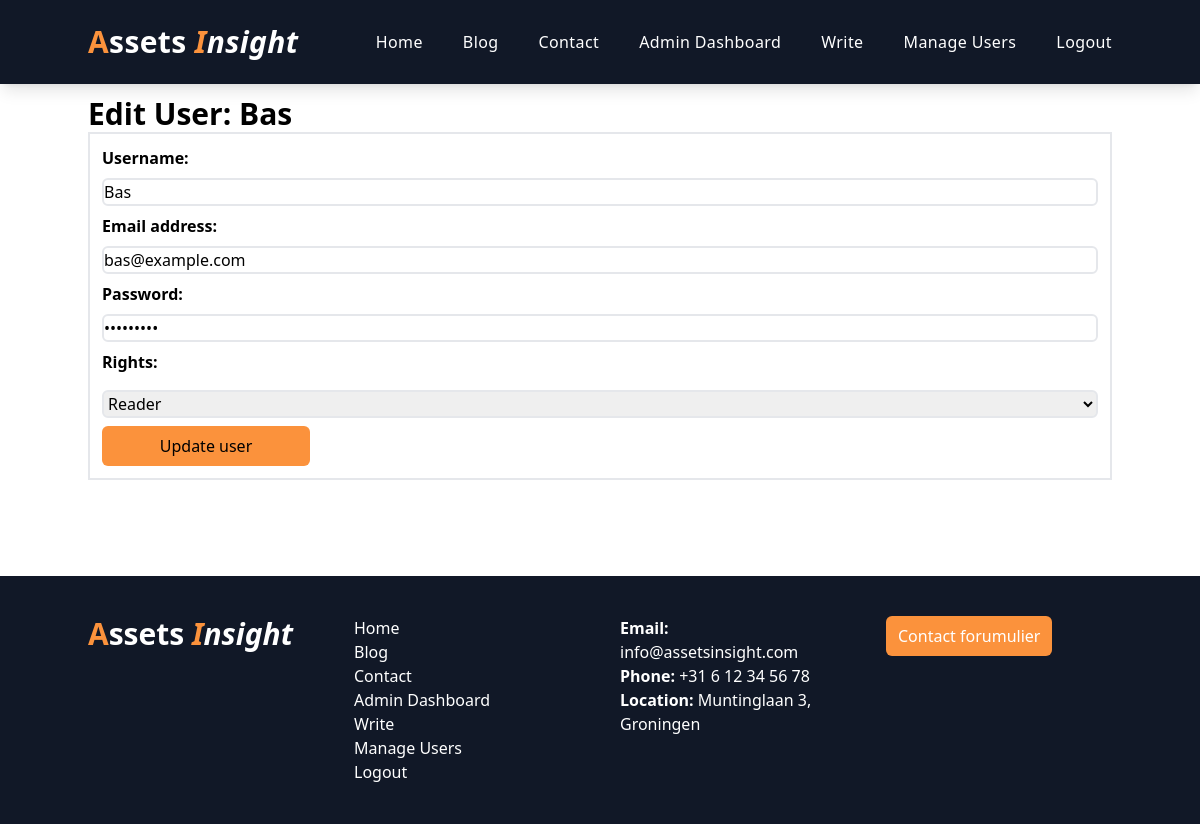
The app's page /?page=admin&type=edit-user&id=3 (signed in) with its own data.
### tables this page shows
CREATE TABLE IF NOT EXISTS gebruikers (
    id INT AUTO_INCREMENT PRIMARY KEY,
    username VARCHAR(50) NOT NULL UNIQUE,
    password VARCHAR(50) NOT NULL,
    email VARCHAR(100) NOT NULL UNIQUE,
    rights ENUM('Reader', 'Writer', 'Admin') NOT NULL
);

### resources/views/admin/edit-user.view.php (the view, shortened to what this page needs)
<?php
$pdo = dBConnect();
if (isset($_GET['id'])) {
    $userId = $_GET['id'];
    $query = "SELECT * FROM gebruikers WHERE id = :id";
    $stmt = $pdo->prepare($query);
    $stmt->execute(['id' => $userId]);
    $user = $stmt->fetch();
}
?>
<main class="container mx-auto py-24">
    <section>
        <h1 class="text-3xl font-bold">Edit User: <?php echo $user['username']; ?></h1>
        <form class="flex flex-col border-2 p-3" method="post">
            <label class="font-semibold mb-2" for="username">Username:</label>
            <input class="border-2 rounded-md mb-2" type="text" id="username" name="username" value="<?php echo $user['username']; ?>">
            <label class="font-semibold mb-2" for="email">Email address:</label>
            <input class="border-2 rounded-md mb-2" type="email" id="email" name="email" value="<?php echo $user['email']; ?>">
            <label class="font-semibold mb-2" for="password">Password:</label>
            <input class="border-2 rounded-md mb-2" type="password" id="password" name="password" value="<?php echo $user['password']; ?>">
            <label class="font-semibold mb-2" for="rights">Rights:</label>
            <select class="border-2 rounded-md my-2" id="rights" name="rights">
                <option value="Reader" <?php echo ($user['rights'] == 'Reader') ? 'selected' : ''; ?>>Reader</option>
            </select>
            <button class="bg-orange-400 rounded-md px-3 py-2 w-52" type="submit" value="Update User">Update user</button>
        </form>
    </section>
</main>

### public/css/styles.css (style rules this page uses)
html, :host { line-height: 1.5; -webkit-text-size-adjust: 100%; -moz-tab-size: 4; -o-tab-size: 4; tab-size: 4; font-family: ui-sans-serif, system-ui, sans-serif, "Apple Color Emoji", "Segoe UI Emoji", "Segoe UI Symbol", "Noto Color Emoji"; font-feature-settings: normal; font-variation-settings: normal; -webkit-tap-highlight-color: transparent; }
body { margin: 0; line-height: inherit; }
h1, h2, h3, h4, h5, h6 { font-size: inherit; font-weight: inherit; }
button, input, optgroup, select, textarea { font-family: inherit; font-feature-settings: inherit; font-variation-settings: inherit; font-size: 100%; font-weight: inherit; line-height: inherit; letter-spacing: inherit; color: inherit; margin: 0; padding: 0; }
button, select { text-transform: none; }
button, input:where([type='button']), input:where([type='reset']), input:where([type='submit']) { -webkit-appearance: button; background-color: transparent; background-image: none; }
blockquote, dl, dd, h1, h2, h3, h4, h5, h6, hr, figure, p, pre { margin: 0; }
input::placeholder, textarea::placeholder { opacity: 1; color: #9ca3af; }
button, [role="button"] { cursor: pointer; }
.container { width: 100%; }
@media (min-width: 640px) { .container { max-width: 640px; } }
@media (min-width: 768px) { .container { max-width: 768px; } }
@media (min-width: 1024px) { .container { max-width: 1024px; } }
.mx-auto { margin-left: auto; margin-right: auto; }
.my-2 { margin-top: 0.5rem; margin-bottom: 0.5rem; }
.mb-2 { margin-bottom: 0.5rem; }
.flex { display: flex; }
.w-52 { width: 13rem; }
.flex-col { flex-direction: column; }
.rounded-md { border-radius: 0.375rem; }
.border-2 { border-width: 2px; }
.bg-orange-400 { --tw-bg-opacity: 1; background-color: rgb(251 146 60 / var(--tw-bg-opacity)); }
.p-3 { padding: 0.75rem; }
.px-3 { padding-left: 0.75rem; padding-right: 0.75rem; }
.py-2 { padding-top: 0.5rem; padding-bottom: 0.5rem; }
.py-24 { padding-top: 6rem; padding-bottom: 6rem; }
.text-3xl { font-size: 1.875rem; line-height: 2.25rem; }
.font-bold { font-weight: 700; }
.font-semibold { font-weight: 600; }

### records on screen
gebruikers: username "Bas", email "bas@example.com", rights "Reader"
